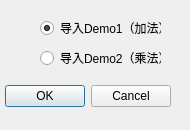
<?xml version="1.0" encoding="UTF-8"?>
<ui version="4.0">
 <class>DialogIP</class>
 <widget class="QDialog" name="DialogIP">
  <property name="geometry">
   <rect>
    <x>0</x>
    <y>0</y>
    <width>190</width>
    <height>130</height>
   </rect>
  </property>
  <property name="windowTitle">
   <string>导入谜题</string>
  </property>
  <property name="autoFillBackground">
   <bool>true</bool>
  </property>
  <widget class="QDialogButtonBox" name="buttonBox">
   <property name="geometry">
    <rect>
     <x>-170</x>
     <y>80</y>
     <width>341</width>
     <height>32</height>
    </rect>
   </property>
   <property name="orientation">
    <enum>Qt::Horizontal</enum>
   </property>
   <property name="standardButtons">
    <set>QDialogButtonBox::Cancel|QDialogButtonBox::Ok</set>
   </property>
  </widget>
  <widget class="QRadioButton" name="rdbDemo1">
   <property name="geometry">
    <rect>
     <x>40</x>
     <y>20</y>
     <width>121</width>
     <height>16</height>
    </rect>
   </property>
   <property name="autoFillBackground">
    <bool>false</bool>
   </property>
   <property name="text">
    <string>导入Demo1（加法）</string>
   </property>
   <property name="checked">
    <bool>true</bool>
   </property>
  </widget>
  <widget class="QRadioButton" name="rdbDemo2">
   <property name="geometry">
    <rect>
     <x>40</x>
     <y>50</y>
     <width>121</width>
     <height>16</height>
    </rect>
   </property>
   <property name="text">
    <string>导入Demo2（乘法）</string>
   </property>
   <property name="checked">
    <bool>false</bool>
   </property>
  </widget>
 </widget>
 <resources/>
 <connections>
  <connection>
   <sender>buttonBox</sender>
   <signal>accepted()</signal>
   <receiver>DialogIP</receiver>
   <slot>accept()</slot>
   <hints>
    <hint type="sourcelabel">
     <x>248</x>
     <y>254</y>
    </hint>
    <hint type="destinationlabel">
     <x>157</x>
     <y>274</y>
    </hint>
   </hints>
  </connection>
  <connection>
   <sender>buttonBox</sender>
   <signal>rejected()</signal>
   <receiver>DialogIP</receiver>
   <slot>reject()</slot>
   <hints>
    <hint type="sourcelabel">
     <x>316</x>
     <y>260</y>
    </hint>
    <hint type="destinationlabel">
     <x>286</x>
     <y>274</y>
    </hint>
   </hints>
  </connection>
 </connections>
</ui>
